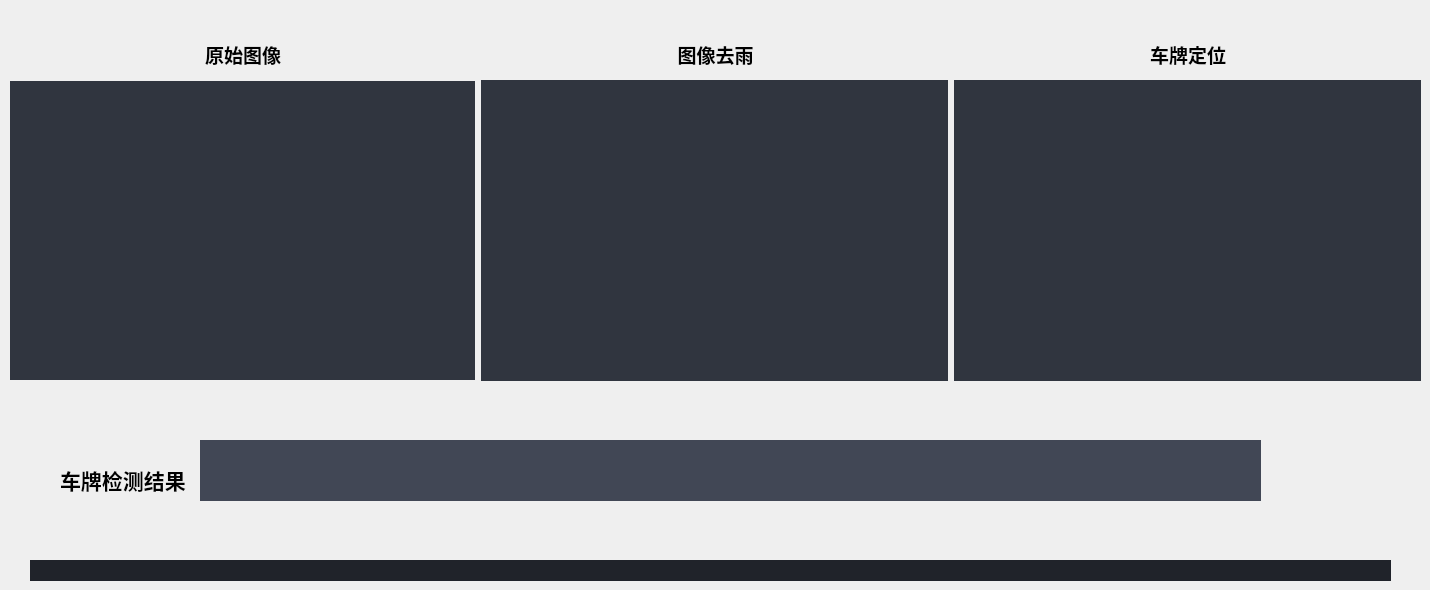
                     <widget class="QWidget" name="computerinfo">
                      <widget class="QLabel" name="label_4">
                       <property name="geometry">
                        <rect>
                         <x>60</x>
                         <y>460</y>
                         <width>131</width>
                         <height>41</height>
                        </rect>
                       </property>
                       <property name="text">
                        <string>&lt;html&gt;&lt;head/&gt;&lt;body&gt;&lt;p&gt;&lt;span style=&quot; font-size:16pt; font-weight:600;&quot;&gt;车牌检测结果&lt;/span&gt;&lt;/p&gt;&lt;/body&gt;&lt;/html&gt;</string>
                       </property>
                      </widget>
                      <widget class="QLabel" name="output_text">
                       <property name="geometry">
                        <rect>
                         <x>200</x>
                         <y>440</y>
                         <width>1061</width>
                         <height>61</height>
                        </rect>
                       </property>
                       <property name="styleSheet">
                        <string notr="true">background:rgb(65, 71, 85)</string>
                       </property>
                       <property name="text">
                        <string>&lt;html&gt;&lt;head/&gt;&lt;body&gt;&lt;p&gt;&lt;br/&gt;&lt;/p&gt;&lt;/body&gt;&lt;/html&gt;</string>
                       </property>
                      </widget>
                      <widget class="QLabel" name="info">
                       <property name="geometry">
                        <rect>
                         <x>30</x>
                         <y>560</y>
                         <width>1361</width>
                         <height>21</height>
                        </rect>
                       </property>
                       <property name="styleSheet">
                        <string notr="true">background:rgb(32, 35, 42)</string>
                       </property>
                       <property name="text">
                        <string>&lt;html&gt;&lt;head/&gt;&lt;body&gt;&lt;p&gt;&lt;br/&gt;&lt;/p&gt;&lt;/body&gt;&lt;/html&gt;</string>
                       </property>
                      </widget>
                      <widget class="QWidget" name="">
                       <property name="geometry">
                        <rect>
                         <x>10</x>
                         <y>80</y>
                         <width>1411</width>
                         <height>301</height>
                        </rect>
                       </property>
                       <layout class="QHBoxLayout" name="horizontalLayout_6">
                        <item>
                         <widget class="QLabel" name="input">
                          <property name="maximumSize">
                           <size>
                            <width>465</width>
                            <height>299</height>
                           </size>
                          </property>
                          <property name="styleSheet">
                           <string notr="true">background:rgb(48, 53, 63)</string>
                          </property>
                          <property name="text">
                           <string/>
                          </property>
                         </widget>
                        </item>
                        <item>
                         <widget class="QLabel" name="output1">
                          <property name="styleSheet">
                           <string notr="true">background:rgb(48, 53, 63)</string>
                          </property>
                          <property name="text">
                           <string/>
                          </property>
                         </widget>
                        </item>
                        <item>
                         <widget class="QLabel" name="output2">
                          <property name="styleSheet">
                           <string notr="true">background:rgb(48, 53, 63)</string>
                          </property>
                          <property name="text">
                           <string/>
                          </property>
                         </widget>
                        </item>
                       </layout>
                      </widget>
                      <widget class="QWidget" name="">
                       <property name="geometry">
                        <rect>
                         <x>10</x>
                         <y>40</y>
                         <width>1411</width>
                         <height>30</height>
                        </rect>
                       </property>
                       <layout class="QHBoxLayout" name="horizontalLayout_7">
                        <item>
                         <widget class="QLabel" name="label">
                          <property name="text">
                           <string>&lt;html&gt;&lt;head/&gt;&lt;body&gt;&lt;p align=&quot;center&quot;&gt;&lt;span style=&quot; font-size:14pt; font-weight:600;&quot;&gt;原始图像&lt;/span&gt;&lt;/p&gt;&lt;/body&gt;&lt;/html&gt;</string>
                          </property>
                         </widget>
                        </item>
                        <item>
                         <widget class="QLabel" name="label_2">
                          <property name="text">
                           <string>&lt;html&gt;&lt;head/&gt;&lt;body&gt;&lt;p align=&quot;center&quot;&gt;&lt;span style=&quot; font-size:14pt; font-weight:600;&quot;&gt;图像去雨&lt;/span&gt;&lt;/p&gt;&lt;/body&gt;&lt;/html&gt;</string>
                          </property>
                         </widget>
                        </item>
                        <item>
                         <widget class="QLabel" name="label_3">
                          <property name="text">
                           <string>&lt;html&gt;&lt;head/&gt;&lt;body&gt;&lt;p align=&quot;center&quot;&gt;&lt;span style=&quot; font-size:14pt; font-weight:600;&quot;&gt;车牌定位&lt;/span&gt;&lt;/p&gt;&lt;/body&gt;&lt;/html&gt;</string>
                          </property>
                         </widget>
                        </item>
                       </layout>
                      </widget>
                     </widget>
